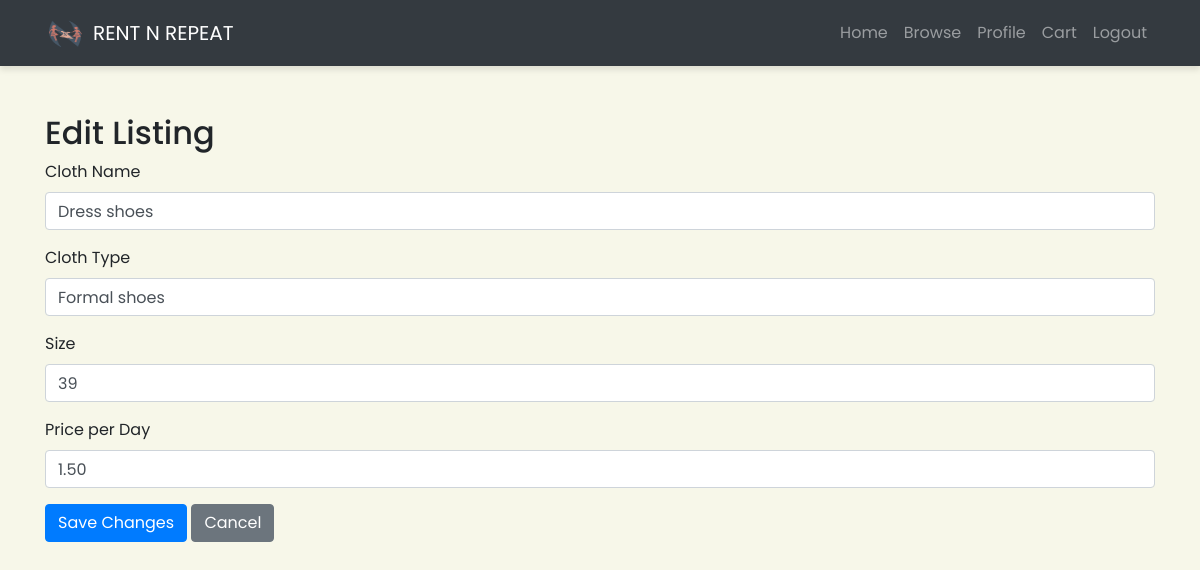
The page /Rent_N_Repeat/edit_listing.php?id=119 (signed in) on the database its author committed.
### tables this page shows
CREATE TABLE `product` (
  `product_id` int(11) NOT NULL,
  `user_id` int(8) DEFAULT NULL,
  `product_name` varchar(255) NOT NULL,
  `product_type` varchar(255) NOT NULL,
  `size` varchar(2) NOT NULL,
  `fit` varchar(255) NOT NULL,
  `is_damaged` tinyint(1) NOT NULL,
  `is_available` tinyint(1) NOT NULL,
  `price_per_day` decimal(10,2) NOT NULL,
  `image_path` varchar(255) DEFAULT NULL,
  `product_description` varchar(5000) NOT NULL
);

### Rent_N_Repeat/edit_listing.php (the view, shortened to what this page needs)
<?php
include('db_connect.php');
$user_id = $_SESSION['user_id'];
$product_id = $_GET['id'];
$query = "SELECT * FROM Product WHERE product_id = ? AND user_id = ?";
$stmt = mysqli_prepare($conn, $query);
mysqli_stmt_bind_param($stmt, "ii", $product_id, $user_id);
mysqli_stmt_execute($stmt);
$result = mysqli_stmt_get_result($stmt);
$product = mysqli_fetch_assoc($result);
?>
<!DOCTYPE html>
<html lang="en">
<head>
    <link href="https://stackpath.bootstrapcdn.com/bootstrap/4.5.2/css/bootstrap.min.css" rel="stylesheet">
</head>
<body>
    <?php include('navbar.php'); ?>
    <div class="container mt-5">
        <h2>Edit Listing</h2>
        <form method="POST">
            <div class="form-group">
                <label for="product_name">Cloth Name</label>
                <input type="text" class="form-control" id="product_name" name="product_name" value="<?php echo htmlspecialchars($product['product_name']); ?>" required>
            </div>
            <div class="form-group">
                <label for="product_type">Cloth Type</label>
                <input type="text" class="form-control" id="product_type" name="product_type" value="<?php echo htmlspecialchars($product['product_type']); ?>" required>
            </div>
            <div class="form-group">
                <label for="size">Size</label>
                <input type="text" class="form-control" id="size" name="size" value="<?php echo htmlspecialchars($product['size']); ?>" required>
            </div>
            <div class="form-group">
                <label for="price_per_day">Price per Day</label>
                <input type="text" class="form-control" id="price_per_day" name="price_per_day" value="<?php echo htmlspecialchars($product['price_per_day']); ?>" required>
            </div>
            <button type="submit" class="btn btn-primary">Save Changes</button>
            <a href="profile.php" class="btn btn-secondary">Cancel</a>
        </form>
    </div>
</body>
</html>

### Rent_N_Repeat/new_style.css (style rules this page uses)
* { font-family: "poppins", "Segoe UI", Tahoma, Geneva, Verdana, sans-serif !important; }
body { background-color: rgb(247, 247, 233) !important; }

### rows shown on the page
product: product_name "Dress shoes", product_type "Formal shoes", size "39", price_per_day "1.50"
